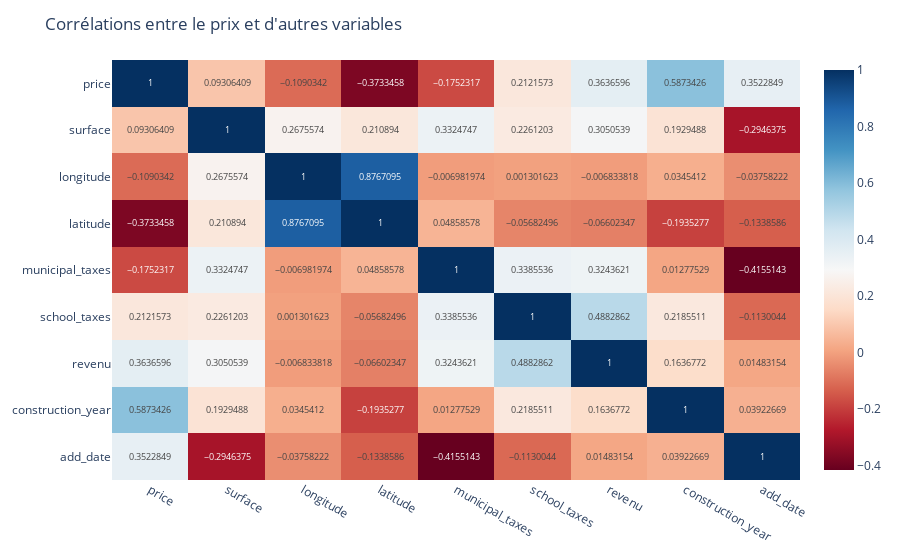

Write notebook code for a chart like this one.
### Markdown cell above
#### 6️⃣ Corrélations avec d'autres Variables

### Code cell
import plotly.express as px

correlation = pandas_data[["price", "surface", "longitude", "latitude", "municipal_taxes", "school_taxes", "revenu", "construction_year","add_date"]].corr()

fig = px.imshow(correlation, text_auto=True, aspect="auto", color_continuous_scale="RdBu")
fig.update_layout(title="Corrélations entre le prix et d'autres variables")
fig.show()

### Figure 1 — Plotly figure (JSON) as saved in the notebook; plotly's stock layout.template omitted (floating-point values rounded to 4 significant figures)
{"data": [{"coloraxis": "coloraxis", "hovertemplate": "x: %{x}<br>y: %{y}<br>color: %{z}<extra></extra>", "name": "0", "texttemplate": "%{z}", "type": "heatmap", "x": ["price", "surface", "longitude", "latitude", "municipal_taxes", "school_taxes", "revenu", "construction_year", "add_date"], "xaxis": "x", "y": ["price", "surface", "longitude", "latitude", "municipal_taxes", "school_taxes", "revenu", "construction_year", "add_date"], "yaxis": "y", "z": [[1, 0.09306, -0.109, -0.3733, -0.1752, 0.2122, 0.3637, 0.5873, 0.3523], [0.09306, 1, 0.2676, 0.2109, 0.3325, 0.2261, 0.3051, 0.1929, -0.2946], [-0.109, 0.2676, 1, 0.8767, -0.006982, 0.001302, -0.006834, 0.03454, -0.03758], [-0.3733, 0.2109, 0.8767, 1, 0.04859, -0.05682, -0.06602, -0.1935, -0.1339], [-0.1752, 0.3325, -0.006982, 0.04859, 1, 0.3386, 0.3244, 0.01278, -0.4155], [0.2122, 0.2261, 0.001302, -0.05682, 0.3386, 1, 0.4883, 0.2186, -0.113], [0.3637, 0.3051, -0.006834, -0.06602, 0.3244, 0.4883, 1, 0.1637, 0.01483], [0.5873, 0.1929, 0.03454, -0.1935, 0.01278, 0.2186, 0.1637, 1, 0.03923], [0.3523, -0.2946, -0.03758, -0.1339, -0.4155, -0.113, 0.01483, 0.03923, 1]]}], "layout": {"coloraxis": {"colorscale": [[0, "rgb(103,0,31)"], [0.1, "rgb(178,24,43)"], [0.2, "rgb(214,96,77)"], [0.3, "rgb(244,165,130)"], [0.4, "rgb(253,219,199)"], [0.5, "rgb(247,247,247)"], [0.6, "rgb(209,229,240)"], [0.7, "rgb(146,197,222)"], [0.8, "rgb(67,147,195)"], [0.9, "rgb(33,102,172)"], [1, "rgb(5,48,97)"]]}, "margin": {"t": 60}, "title": {"text": "Corrélations entre le prix et d'autres variables"}, "xaxis": {"anchor": "y", "domain": [0, 1]}, "yaxis": {"anchor": "x", "autorange": "reversed", "domain": [0, 1]}}}
